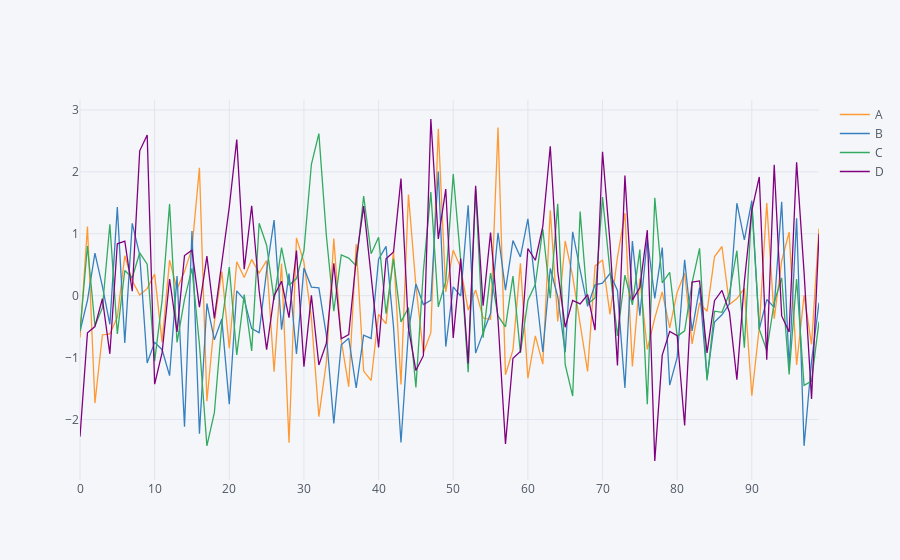

Notebook source saved alongside this figure:
### Markdown cell above
## Scatter

### Code cell
df.iplot()#interactive plot
#you can click on letters on right to turn on /off there plot
